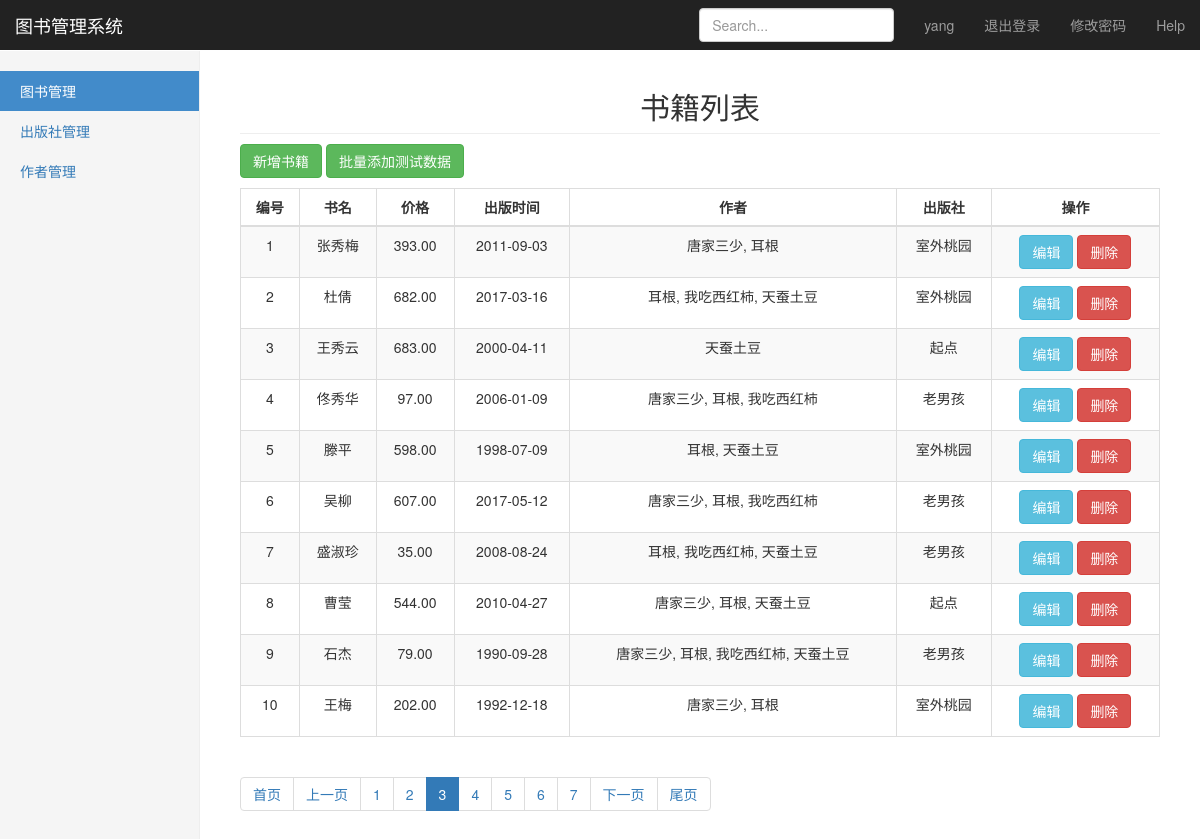
Page /books/book_list/?page=3 (signed in) on the committed database.
### books/models.py (models this page shows, shortened)
class Book(models.Model):
    id = models.AutoField(primary_key=True)
    title = models.CharField(max_length=32)
    price = models.DecimalField(max_digits=5, decimal_places=2)
    pub_date = models.DateField()
    authors = models.ManyToManyField(to='Author')
    publisher = models.ForeignKey(to='Publisher', on_delete=models.CASCADE)

class Author(models.Model):
    name = models.CharField(max_length=32)
    age = models.SmallIntegerField()
    detail = models.OneToOneField(to='AuthorDetail', on_delete=models.CASCADE)

class Publisher(models.Model):
    name = models.CharField(max_length=48)
    addr = models.TextField()
    def __str__(self):
        return self.name

### books/views.py (the view)
# urls.py: path('book_list/', views.book_list),
@login_required
def book_list(request):
    books = models.Book.objects.all()  # 这是queryset对象
    current_page = request.GET.get('page')
    paginator = Paginator(request, current_page, books.count(), 10, 7)
    books = books[paginator.start: paginator.end]
    return render(request, 'book_list.html', {'book_list': books, 'paginator': paginator, 'current_page': current_page})

### utils/paginator.py (called while the page is built)
    @property
    def start(self):
        return (self.current_page - 1) * self.per_page

    @property
    def end(self):
        return self.current_page * self.per_page

### templates/book_list.html (shortened to what this page needs)
{% extends "base.html" %}
{% block nav %}
    <li class="active"><a href="/books/book_list/">图书管理</a></li>
    <li><a href="#">出版社管理</a></li>
    <li><a href="#">作者管理</a></li>
{% endblock nav %}
{% block content %}
    <h2 class="sub-header text-center">书籍列表</h2>
    <div class="table-responsive">
        <a href="/books/add_book/">
            <button class="btn btn-success" style="margin-bottom: 10px">新增书籍</button>
        </a>
        <button id="add" class="btn btn-success" style="margin-bottom: 10px">批量添加测试数据</button>
        <table class="table table-striped table-bordered">
            <thead>
            <tr>
                <th>编号</th>
                <th>书名</th>
                <th>价格</th>
                <th>出版时间</th>
                <th>作者</th>
                <th>出版社</th>
                <th>操作</th>
            </tr>
            </thead>
            <tbody>
            {% for books in book_list %}
                <tr>
                    <td>{{ forloop.counter }}</td>
                    <td>{{ books.title }}</td>
                    <td>{{ books.price }}</td>
                    <td>{{ books.pub_date|date:'Y-m-d' }}</td>
                    <td>
                        {% for author in books.authors.all %}
                            {% if forloop.last %}
                                {{ author.name }}
                            {% else %}
                                {{ author.name }},
                            {% endif %}
                        {% endfor %}
                    </td>
                    <td>{{ books.publisher }}</td>
                    <td>
                        <a href="/books/edit_book/?pk={{ books.id }}">
                            <button type="button" class="btn btn-info edit">编辑</button>
                        </a>
                        <button type="button" class="btn btn-danger del" bid="{{ books.id }}">删除</button>
                    </td>
                </tr>
            {% endfor %}
            </tbody>
        </table>
    </div>
    {{ paginator.page_html|safe }}
{% endblock content %}

### templates/base.html (shortened to what this page needs)
<!DOCTYPE html>
<html lang="en">
<head>
    <link rel="stylesheet" href="https://cdn.jsdelivr.net/npm/bootstrap@3.3.7/dist/css/bootstrap.min.css"
>
    <link rel="stylesheet" href="/static/css/index.css">
</head>
<body>
<nav class="navbar navbar-inverse navbar-fixed-top">
    <div class="container-fluid">
        <div class="navbar-header">
            <a class="navbar-brand" href="#">图书管理系统</a>
        </div>
        <div id="navbar" class="navbar-collapse collapse">
            <ul class="nav navbar-nav navbar-right">
                <li><a href="#">{{ request.user }}</a></li>
                <li><a href="/logout/">退出登录</a></li>
                <li><a href="/edit_pwd/">修改密码</a></li>
                <li><a href="#">Help</a></li>
            </ul>
            <form class="navbar-form navbar-right">
                <input type="text" class="form-control" placeholder="Search...">
            </form>
        </div>
    </div>
</nav>
<div class="container-fluid">
    <div class="row">
        <div class="col-sm-3 col-md-2 sidebar">
            <ul class="nav nav-sidebar">
                {% block nav %}
                {% endblock nav %}
            </ul>
        </div>
        <div class="col-sm-9 col-sm-offset-3 col-md-10 col-md-offset-2 main">
            {% block content %}
            {% endblock content %}
        </div>
    </div>
</div>
</body>
</html>

### static/css/index.css (style rules this page uses)
body { padding-top: 50px; }
.sub-header { padding-bottom: 10px; border-bottom: 1px solid #eee; }
.navbar-fixed-top { border: 0; }
.sidebar { display: none; }
@media (min-width: 768px) { .sidebar { position: fixed; top: 51px; bottom: 0; left: 0; z-index: 1000; display: block; padding: 20px; overflow-x: hidden; overflow-y: auto; background-color: #f5f5f5; border-right: 1px solid #eee; } }
.nav-sidebar { margin-right: -21px; margin-bottom: 20px; margin-left: -20px; }
.nav-sidebar > li > a { padding-right: 20px; padding-left: 20px; }
.nav-sidebar > .active > a, .nav-sidebar > .active > a:hover, .nav-sidebar > .active > a:focus { color: #fff; background-color: #428bca; }
.main { padding: 20px; }
@media (min-width: 768px) { .main { padding-right: 40px; padding-left: 40px; } }
th, td { text-align: center; }

### rows in the picture
Book: title "张秀梅", price "393.00", pub_date "2011-09-03", publisher "室外桃园"
Author: name "唐家三少"
Author: name "耳根"
Book: title "杜倩", price "682.00", pub_date "2017-03-16", publisher "室外桃园"
Author: name "我吃西红柿"
Author: name "天蚕土豆"
Book: title "王秀云", price "683.00", pub_date "2000-04-11", publisher "起点"
Book: title "佟秀华", price "97.00", pub_date "2006-01-09", publisher "老男孩"
Book: title "滕平", price "598.00", pub_date "1998-07-09", publisher "室外桃园"
Book: title "吴柳", price "607.00", pub_date "2017-05-12", publisher "老男孩"
Book: title "盛淑珍", price "35.00", pub_date "2008-08-24", publisher "老男孩"
Book: title "曹莹", price "544.00", pub_date "2010-04-27", publisher "起点"
Book: title "石杰", price "79.00", pub_date "1990-09-28", publisher "老男孩"
Book: title "王梅", price "202.00", pub_date "1992-12-18", publisher "室外桃园"

### other values in the picture
{{ request.user }} "yang"
{{ paginator.page_html|safe }} "首页 上一页 1 2 3 4 5 6 7 下一页 尾页"
